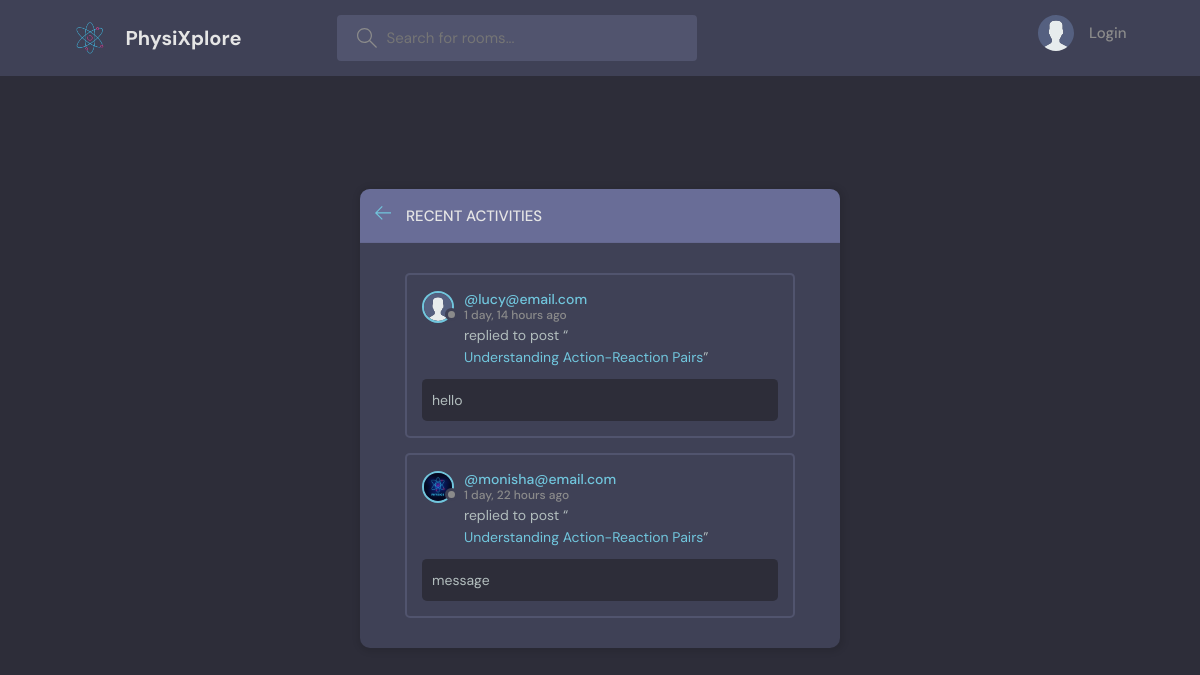
/activity/, run on an earlier commit of the app's database.
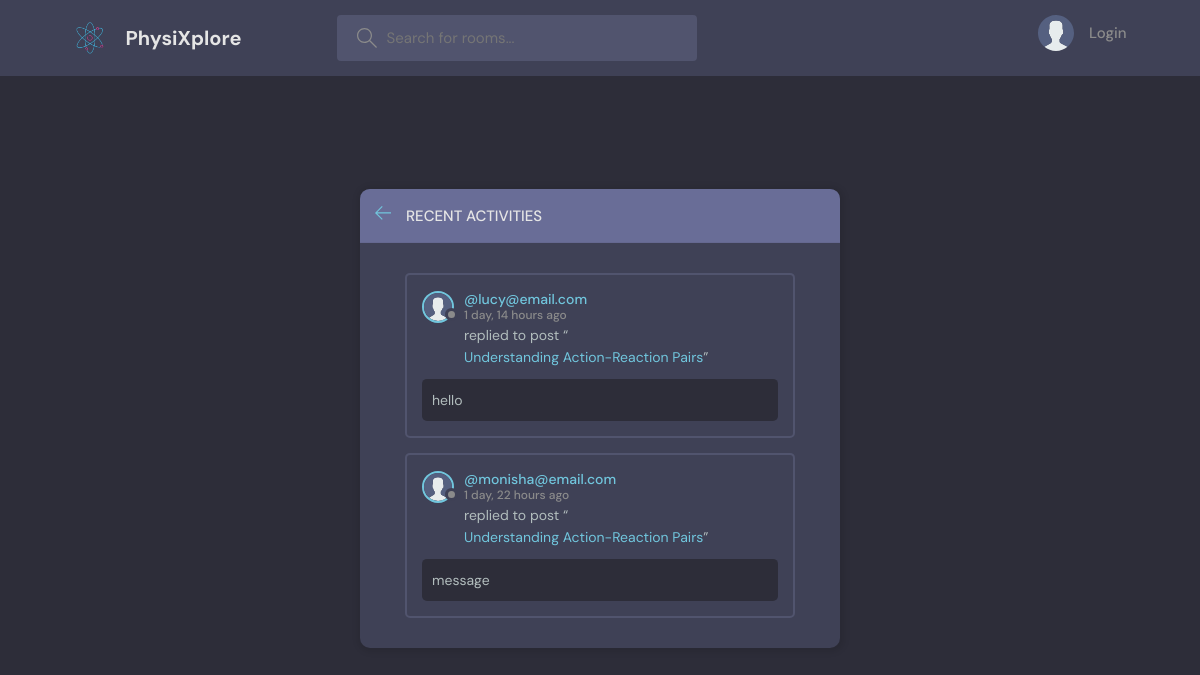
And on a later commit of the database.
### base/models.py (models this page shows)
class Message(models.Model):                                   # one room has multiple messages
    user = models.ForeignKey(User, on_delete=models.CASCADE)   # if a user is deleted, delete all messages sent by that user
    room = models.ForeignKey(Room, on_delete=models.CASCADE)   # if a room is deleted, delete all messages in that room
    body = models.TextField()
    updated = models.DateTimeField(auto_now=True)               # makes a note of the timestamp of model updation
    created = models.DateTimeField(auto_now_add=True)           # makes a note of whenever the model was added(created)
    class Meta:
        ordering = ['-created', '-updated']
    def __str__(self):
        return str(self.body[:50])                              # trim to 1st 50 characters

class User(AbstractUser):
    name = models.CharField(max_length=200, null=True)
    email = models.EmailField(unique=True, null=True)
    bio = models.TextField(null=True, blank=True, default="Hey, there I'm using PhysiXplorer!")
    avatar = models.ImageField(null=True, default="avatar.svg")
    USERNAME_FIELD = 'email'
    REQUIRED_FIELDS = []
    @property
    def avatar_url(self):
        if self.avatar and hasattr(self.avatar, 'url'):
            return self.avatar.url
        else:
            return static('images/avatar.svg')

class Room(models.Model):                                       #inherit from models
    host = models.ForeignKey(User, on_delete=models.SET_NULL, null=True)
    topic = models.ForeignKey(Topic, on_delete=models.SET_NULL, null=True)
    name = models.CharField(max_length=200)
    description = models.TextField(null=True, blank= True)      # can be null in db, field is optional in forms
    participants = models.ManyToManyField(User, related_name='participants', blank=True)
    updated = models.DateTimeField(auto_now=True)               # makes a note of the timestamp of model updation
    created = models.DateTimeField(auto_now_add=True)           # makes a note of whenever the model was added(created)
    class Meta:
        ordering = ['-created', '-updated']                     # (arranges the content in the descending order
    def __str__(self):
        return str(self.name)

### base/views.py (the view)
# urls.py: path('activity/', views.activityPage, name="activity"),
def activityPage(request):
    room_messages = Message.objects.all()
    return render(request, 'base/activity.html', {'room_messages': room_messages})

### base/templates/base/activity.html (shortened to what this page needs)
{% extends 'main.html' %}
{% block content %}
    <main class="layout">
      <div class="container">
        <div class="layout__box">
          <div class="layout__boxHeader">
            <div class="layout__boxTitle">
              <a href="{% url 'home' %}">
                <svg version="1.1" xmlns="http://www.w3.org/2000/svg" width="32" height="32" viewBox="0 0 32 32">
                  <title>arrow-left</title>
                  <path
                    d="M13.723 2.286l-13.723 13.714 13.719 13.714 1.616-1.611-10.96-10.96h27.625v-2.286h-27.625l10.965-10.965-1.616-1.607z"
                  ></path>
                </svg>
              </a>
              <h3>Recent Activities</h3>
            </div>
          </div>
          <div class="activities-page layout__body">
            {% for message in room_messages|slice:":5"%}
            <div class="activities__box">
              <div class="activities__boxHeader roomListRoom__header">
                <a href="{% url 'user-profile' message.user.id %}" class="roomListRoom__author">
                  <div class="avatar avatar--small">
                    <img src="{{message.user.avatar_url}}" />
                  </div>
                  <p>
                    @{{message.user}}
                    <span>{{message.created|timesince}} ago</span>
                  </p>
                </a>
              </div>
              <div class="activities__boxContent">
                <p>replied to post “<a href="{% url 'room' message.room.id %}">{{message.room}}</a>”</p>
                <div class="activities__boxRoomContent">
                  {{message}}
                </div>
              </div>
            </div>
            {% endfor %}
          </div>
        </div>
      </div>
    </main>
{% endblock %}

### templates/main.html (shortened to what this page needs)
<!DOCTYPE html>
{% load static %}
<html lang="en">
  <head>
    <link rel="stylesheet" href="{% static 'styles/style.css' %}" />
  </head>
  <body>
    {% include 'navbar.html' %}
    {% block content %}
    {% endblock %}
  </body>
</html>

### templates/navbar.html (shortened to what this page needs)
{% load static %}
<header class="header header--loggedIn">
    <div class="container">
      <a href="{% url 'home' %}" class="header__logo">
        <img src="{% static 'images/logo.png' %}" />
        <h1>PhysiXplore</h1>
      </a>
      <form class="header__search" method="GET" action="{% url 'home' %}">
        <label>
          <input ype="text" name="q" placeholder="Search for rooms..." />
        </label>
      </form>
      <nav class="header__menu">
        {% if request.user.is_authenticated %}
        <div class="header__user">
          <a href="{% url 'user-profile' user.id %}">
            <div class="avatar avatar--medium active">
              <img src="{{request.user.avatar_url}}" />
            </div>
            <p>{{request.user.name}}<span>@{{request.user.username}}</span></p>
          </a>
          <button class="dropdown-button">
            <svg version="1.1" xmlns="http://www.w3.org/2000/svg" width="32" height="32" viewBox="0 0 32 32">
              <title>chevron-down</title>
              <path d="M16 21l-13-13h-3l16 16 16-16h-3l-13 13z"></path>
            </svg>
          </button>
        </div>
        {% else %}
        <a href="{% url 'login' %}">
          <img src="{% static 'images/avatar.svg' %}" />
          <p>Login</p>
        </a>
        {% endif %}
      </nav>
    </div>
  </header>

### static/styles/style.css (style rules this page uses)
:root { --color-main: #71c6dd; --color-main-light: #e1f6fb; --color-dark: #3f4156; --color-dark-medium: #51546e; --color-dark-light: #696d97; --color-light: #e5e5e5; --color-gray: #8b8b8b; --color-light-gray: #b2bdbd; --color-bg: #2d2d39; --color-success: #5dd693; --color-error: #fc4b0b; }
* { font-family: "DM Sans", -apple-system, BlinkMacSystemFont, "Segoe UI", Roboto, Oxygen, Ubuntu, Cantarell, "Open Sans", "Helvetica Neue", sans-serif; margin: 0; padding: 0; box-sizing: border-box; text-rendering: optimizeLegibility; font-size: inherit; }
html { font-size: 56.25%; }
@media only screen and (min-width: 1200px) { html { font-size: 62.5%; } }
body { line-height: 1.6; font-weight: 400; font-size: 1.5rem; color: var(--color-light-gray); background-color: var(--color-bg); min-height: 100vh; }
img { width: 100%; }
a { display: inline-block; color: var(--color-main); text-decoration: none; }
.container { max-width: 120rem; width: 90%; margin: auto; }
.avatar { position: relative; display: inline-block; border-radius: 50%; border: 2px solid var(--color-main); }
.avatar img { display: block; border-radius: 50%; object-fit: cover; object-position: center; }
.avatar::after { content: ""; display: block; position: absolute; background-color: var(--color-gray); z-index: 111; border-radius: 50%; border: 0.3rem solid var(--color-dark); }
.avatar.avatar--small img { width: 2.8rem; height: 2.8rem; }
.avatar.avatar--small:after { width: 0.7rem; height: 0.7rem; bottom: 0px; right: -6px; }
.header { padding: 1.5rem; background-color: var(--color-dark); }
.header > .container { display: flex; gap: 9.5rem; }
.header__logo, .header__user { display: flex; gap: 2rem; align-items: center; }
.header__logo > img { height: 3.2rem; width: 3.2rem; }
.header__logo > h1 { font-weight: 700; font-size: 2rem; color: var(--color-light); }
.header__search > label { background-color: var(--color-dark-medium); padding: 1.3rem 1rem; display: flex; align-items: center; gap: 1rem; border-radius: 4px; }
.header__search svg { fill: var(--color-gray); width: 2rem; height: 2rem; margin-left: 1rem; }
.header__search input { width: 30rem; background: transparent; border: none; outline: none; color: var(--color-light); }
.header__menu { margin-left: auto; position: relative; }
.header__menu a { display: flex; gap: 1.5rem; align-items: center; font-weight: 500; text-decoration: none; color: var(--color-gray); }
.header__menu img { height: 3.6rem; }
.header__menu p { line-height: 1.2; }
.layout { margin-top: 2.4rem; }
.layout > .container { display: flex; justify-content: space-between; align-items: flex-start; }
.layout__box { width: 90%; max-width: 48rem; min-height: 40rem; position: absolute; top: 50%; left: 50%; transform: translate(-50%, -46%); background-color: var(--color-dark); border-radius: 1rem; box-shadow: 1px 1px 6px 3px rgba(0, 0, 0, 0.1); overflow: hidden; }
.layout__boxHeader { display: flex; padding: 1.5rem; background-color: var(--color-dark-light); }
.layout__boxTitle { display: flex; gap: 1.5rem; align-items: center; }
.layout__boxTitle h3 { text-transform: uppercase; font-weight: 500; color: var(--color-light); }
.layout__boxTitle svg { width: 1.6rem; height: 1.6rem; fill: var(--color-main); }
.layout__body { margin: 3rem; }
.roomListRoom__header { display: flex; justify-content: space-between; align-items: center; }
.roomListRoom__author { font-weight: 500; display: flex; align-items: center; gap: 1rem; }
.activities__box { margin: 1.5rem; padding: 1.5rem; border: 2px solid var(--color-dark-medium); border-radius: 5px; }
.activities__boxHeader p { font-size: 1.4rem; line-height: 1.3; }
.activities__boxHeader p span { color: var(--color-gray); font-size: 1.2rem; display: block; }
.activities__boxContent { margin-left: 4.2rem; }
.activities__boxContent { font-size: 1.4rem; }
.activities__boxRoomContent { background: var(--color-bg); padding: 1rem; border-radius: 5px; margin-top: 1rem; margin-left: -4.2rem; }

What changed in the data, as far as the page shows it:
changed through a linked row, Message "message": avatar: picture removed, a placeholder shows
